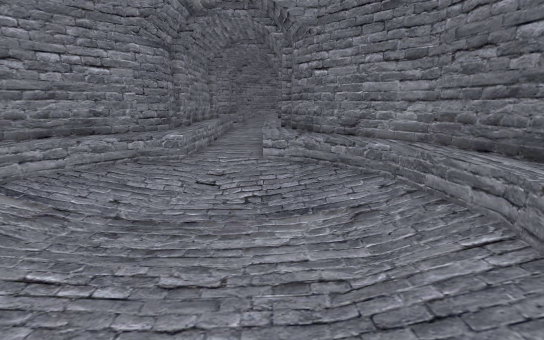
View 1 (above)

16 first-person views from a walk through a Godot game level. The camera is 1.3 m above the floor, tilts 14° down and sees 90° across. The floor is counted in squares, 0.5 m on a side. Each view is taken from the middle of a square. On the plan, view 1 faces up. The plan holds only what a view shows up to about 19 squares ahead; the rest is blank. The place goes on beyond the plan.

View 2
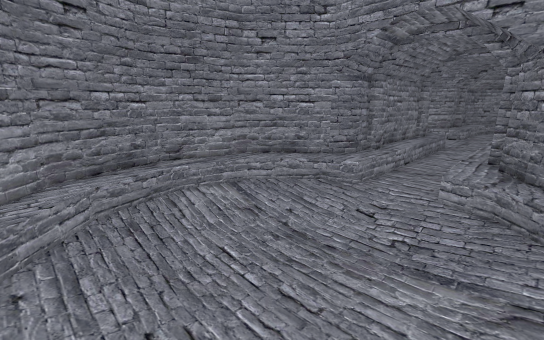

View 3
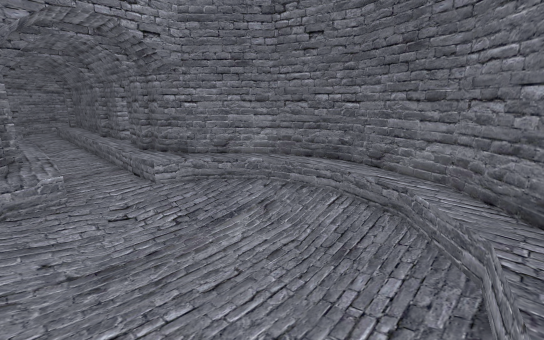

View 4
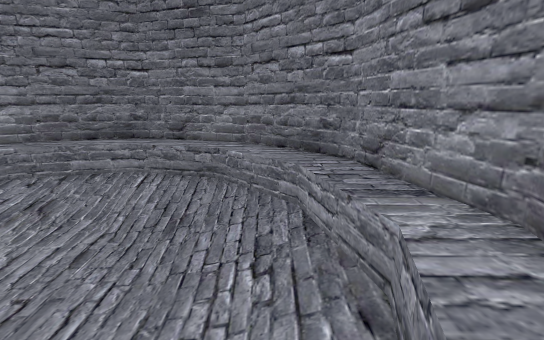

View 5
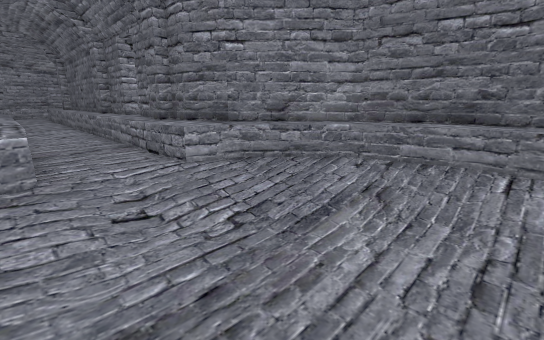

View 6
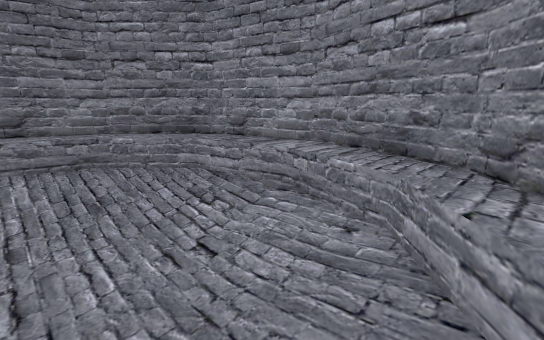

View 7
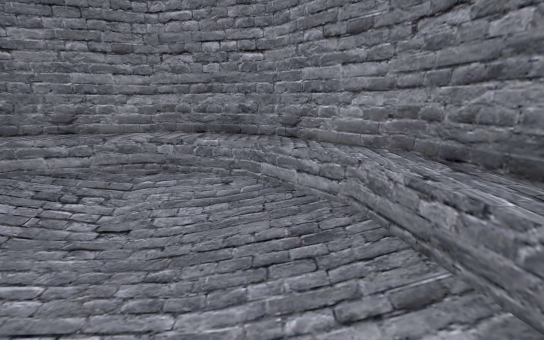

View 8
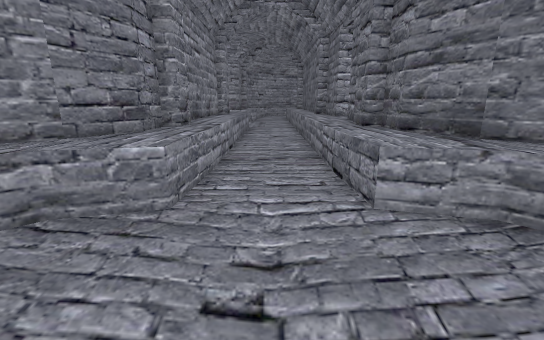

View 9
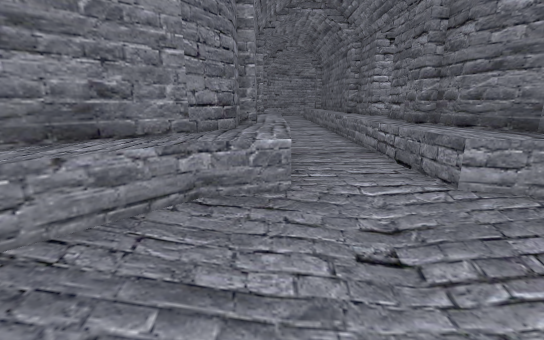

View 10
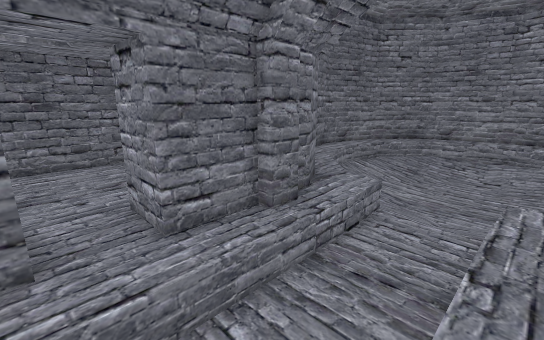

View 11
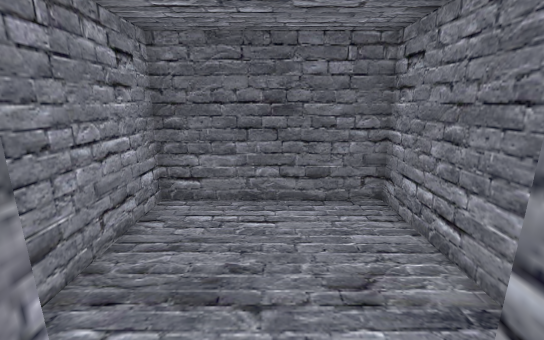

View 12
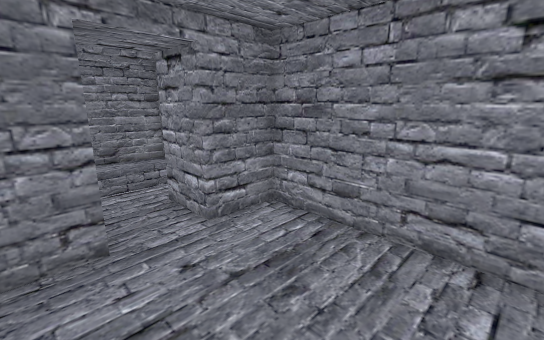

View 13
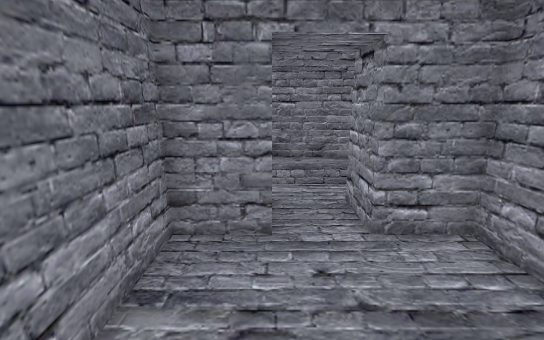

View 14
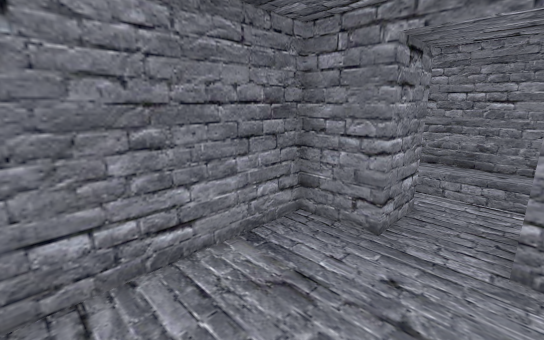

View 15
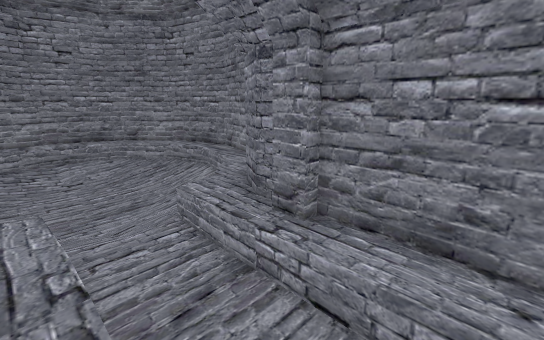

View 16
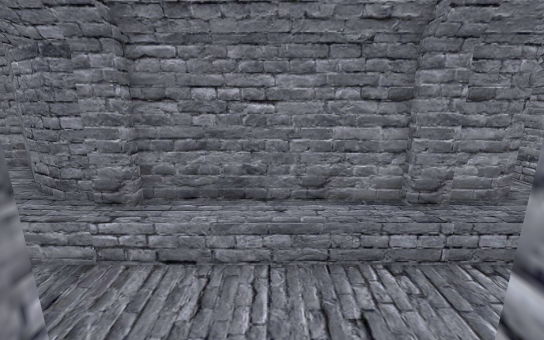

### Floor plan
Key: @ floor where view 1 was taken; # wall or solid block; . main floor; - floor 0.5 m lower than the main floor; _ floor 0.75 m lower than the main floor; < floor 1 m lower than the main floor; / step, stairs or slope; O other object.
Columns run from 10 left of view 1 to 9 right of it. Each row starts with its distance up from view 1.
 24      #.---.#
 23      #.---.#
 22      #.---.# #######
 21      #.---.# #.....#
 20      #.---.###.....#
 19      #.---.........#
 18      #.---.###.....#
 17      #.---.# #.....#
 16      #.---.# #######
 15      #.---.#
 14      #.---.#
 13     ##.---.##
 12    ##..---..##
 11   ##.//___//.##
 10  ##./////////.##
  9  #./___<</___/.#
  8  #//__<<<<<___/#
  7 ##//_<<<<<<<__/##
  6 #O/_/<<<<<<<<_/O#
  5 #O//<<<<<<<<<//O#
  4 #O/_<<<<<<<</_/O#
  3 ##/__<<<<<<<_//##
  2  #/___<<<<<__//#
  1  #./___/<<___/.#
  0  ##.///_/_@_/.##
 -1   ##.///////.##
 -2    ####OOO####
 -3       #####

Where each view was taken, in squares from view 1:
view 1: 0 up, 0 right, facing up
view 2: 0 up, 2 right, facing up-left
view 3: 1 down, 5 left, facing up-right
view 4: 0 up, 5 left, facing right
view 5: 4 up, 4 left, facing up-right
view 6: 4 up, 7 left, facing down-right
view 7: 7 up, 6 left, facing down
view 8: 7 up, 2 left, facing up
view 9: 6 up, 4 left, facing up
view 10: 20 up, 4 left, facing down-right
view 11: 19 up, 2 right, facing right
view 12: 17 up, 8 right, facing up-left
view 13: 18 up, 8 right, facing left
view 14: 20 up, 8 right, facing down-left
view 15: 19 up, 0 right, facing down-left
view 16: 19 up, 2 right, facing left
